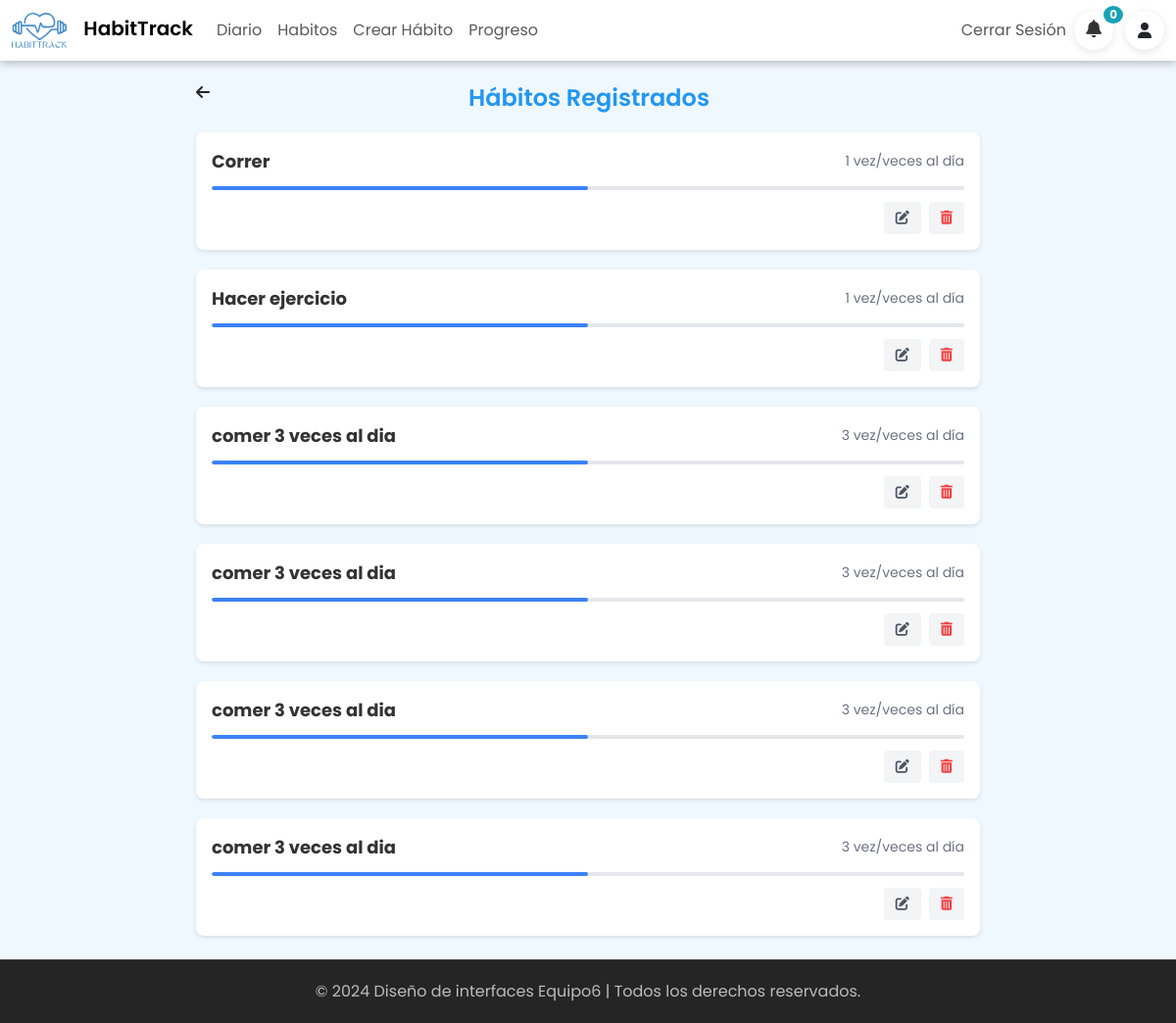
Page /lista_habitos/ (signed in) on the earlier database version.
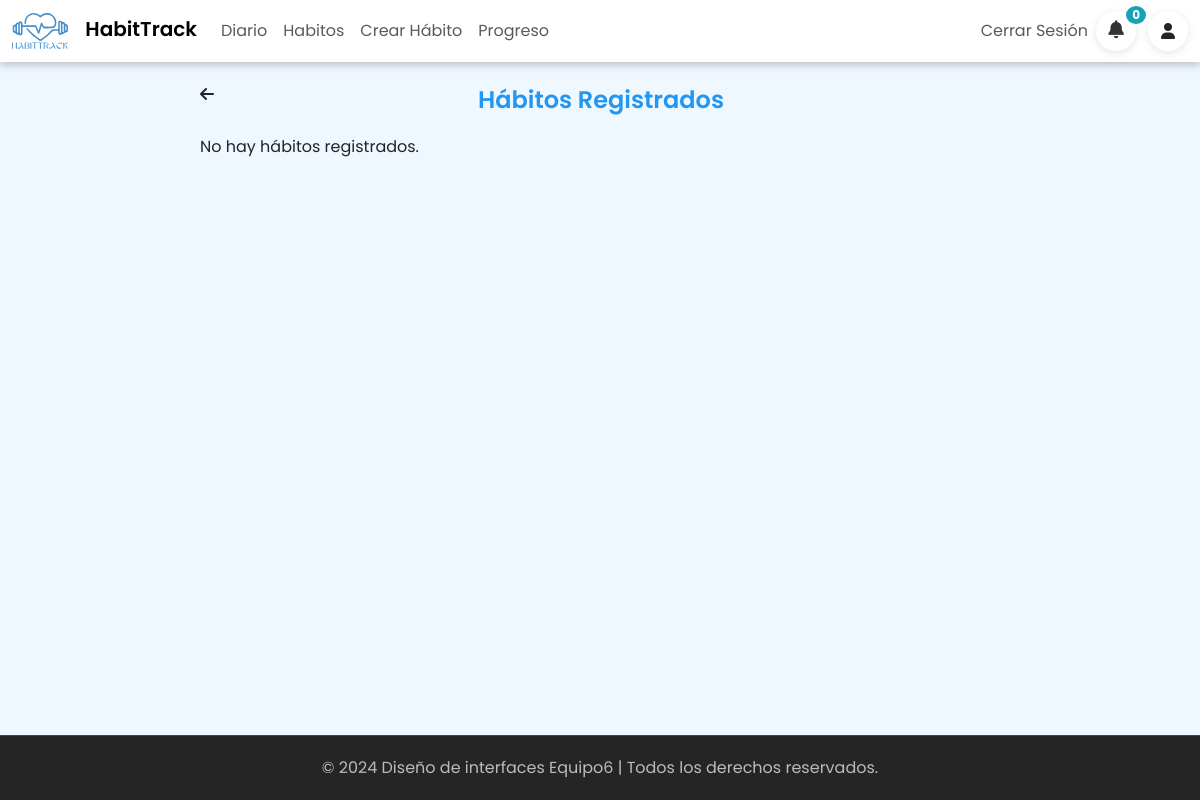
Same page on the later database version.
### mainapp/models.py (models this page shows, shortened)
class Habito(models.Model):
    id_habito = models.AutoField(primary_key=True)  # AUTO_INCREMENT y PRIMARY KEY
    id_usuario = models.ForeignKey('Usuario', on_delete=models.CASCADE)  # ForeignKey a Usuario
    id_objetivo = models.ForeignKey('Objetivo', on_delete=models.CASCADE)  # ForeignKey a Objetivo
    id_categoria = models.ForeignKey('Categoria', on_delete=models.CASCADE)  # ForeignKey a Categoria
    nombre = models.CharField(max_length=64)  # VARCHAR(64)
    descripcion = models.CharField(max_length=255, null=True, blank=True)  # VARCHAR(255) con DEFAULT NULL
    frecuencia = models.PositiveIntegerField(default=1)  # INT con DEFAULT 1
    titulo_recordatorio = models.CharField(max_length=64, default='No olvides que tienes un objetivo')  # VARCHAR(64) con DEFAULT
    mensaje_recordatorio = models.CharField(max_length=255, default='Recuerda que cada día se vuelve más fácil, lo dificil es hacerlo todos los días.')  # VARCHAR(255) con DEFAULT
    notificar = models.BooleanField(default=True)  # BOOLEAN con DEFAULT TRUE
    estatus = models.BooleanField(default=True)  # BOOLEAN con DEFAULT TRUE
    fecha_creacion = models.DateTimeField(auto_now_add=True)  # TIMESTAMP con DEFAULT current_timestamp()

### mainapp/views.py (the view)
def lista_habitos(request):
    usuario_contexto = get_usuario(request)
    usuario = usuario_contexto.get('usuario')
    if usuario is None:
        messages.error(request, 'Debes iniciar sesión para ver todos tus habitos')
        return redirect('login')
    habitos = Habito.objects.filter(id_usuario_id=usuario['id'])  # Recupera todos los hábitos de la base de datos
    return render(request, 'mainapp/lista_habitos.html', {'habitos': habitos})

### mainapp/context_processors.py (called while the page is built)
def get_usuario(request):
    usuario = None
    if 'usuario_id' in request.session:
        usuario = {
            'id': request.session.get('usuario_id'),
            'nombre': request.session.get('usuario_nombre'),
            'correo': request.session.get('usuario_correo'),
            'username': request.session.get('usuario_username'),
        }
    return {
        'usuario': usuario
    }

def obtener_notificaciones(request):
    usuario_contexto = get_usuario(request)
    usuario = usuario_contexto.get('usuario')
    if usuario:
        usuario = usuario['id']
        notificaciones = Notificacion.objects.filter(id_habito__id_usuario=usuario, estatus=False)
        notificaciones_no_leidas = notificaciones.count()
    else:
        notificaciones = []
        notificaciones_no_leidas = 0
    return {
        'notificaciones': notificaciones,
        'notificaciones_no_leidas': notificaciones_no_leidas,
    }

### mainapp/templates/mainapp/lista_habitos.html (shortened to what this page needs)
{% extends '../layouts/layout.html' %}
{% load static %}
 {% block content %}
    {% block styles %}
        <link rel="stylesheet" type="text/css" href="{% static 'css/lista_habitos.css' %}">
    {% endblock %}
    <div class="lista-habito-container">
        <div class="subtitle">
            <i class="fa-solid fa-arrow-left back" onclick="backPage()"></i>
            <h4>Hábitos Registrados</h4>
        </div>
        <div class="habits-container">
            {% for habito in habitos %}
            <div class="habit-card">
                <div class="habit-header">
                    <div class="habit-title">{{ habito.nombre }}</div>
                    <div class="habit-progress">{{ habito.frecuencia }} vez/veces al día</div>
                </div>
                <div class="progress-bar">
                    <div class="progress-bar-fill" style="width: 50%;"></div>
                </div>
                <div class="habit-actions">
                    <a href="{% url 'editar_habito' habito.id_habito %}" class="action-button edit-button">
                        <i class="fas fa-edit"></i>
                    </a>
                    <a href="{% url 'eliminar_habito' habito.id_habito %}" class="action-button delete-button" onclick="return confirm('¿Estás seguro de que deseas eliminar este hábito?');">
                        <i class="fas fa-trash-alt"></i>
                    </a>
                </div>
            </div>
            {% empty %}
            <p>No hay hábitos registrados.</p>
            {% endfor %}
        </div>
    </div>
{% endblock %}

### mainapp/templates/layouts/layout.html (shortened to what this page needs)
{% load static %}
<!DOCTYPE html>
<html lang="en">
<head>
    <link href="https://cdn.jsdelivr.net/npm/bootstrap@5.3.3/dist/css/bootstrap.min.css" rel="stylesheet">
    <link rel="stylesheet" type="text/css" href="{% static 'css/layout.css' %}">
    <link rel="stylesheet" href="https://cdnjs.cloudflare.com/ajax/libs/font-awesome/6.0.0-beta3/css/all.min.css">
</head>
<body>
  <nav class="navbar navbar-expand-lg navbar-light bg-light">
    <a class="navbar-brand" href="{% url 'inicio' %}">
        <img class="logo" src="{% static 'images/logo-habittrack.svg' %}">
        <span class="brand">HabitTrack</span>
    </a>
    <div class="collapse navbar-collapse" id="navbarNav">
      {% if usuario %}
        <ul class="navbar-nav">
          <li class="nav-item">
            <a class="nav-link" href="{% url 'diario' %}">Diario</a>
          </li>
          <li class="nav-item">
            <a class="nav-link" href="{% url 'lista_habitos' %}">Habitos</a>
          </li>
          <li class="nav-item">
            <a class="nav-link" href="{% url 'crear_habito' %}">Crear Hábito</a>
          </li>
          <li class="nav-item">
            <a class="nav-link" href="{% url 'progreso' %}">Progreso</a>
          </li>
        </ul>
      {% endif %}
      <ul class="navbar-nav ms-auto">
          {% if usuario %}
            <li class="nav-item">
                <a class="nav-link" href="{% url 'logout' %}">Cerrar Sesión</a>
            </li>
            <li>
              <div class="notification-icon" onclick="toggleNotificationPopup()">
                <div class="notification-bell">
                  <i class="fa fa-bell"></i>
                  <span class="notification-count badge badge-info" id="notification-count">
                      {% if notificaciones_no_leidas %}
                          {{ notificaciones_no_leidas }}
                      {% else %}
                          0
                      {% endif %}
                  </span>
                </div>
              </div>
            </li>
            <li>
              <div class="perfil-icon" onclick="editarPerfil()">
                <i class="fa-solid fa-user"></i></a>
              </div>
            </li>
          {% endif %}
      </ul>
    </div>
  </nav>
  <div class="container">
    <div class="content-wrapper">
      {% block content %}{% endblock %}
    </div>
  </div>
  <footer class="footer">
    <p>&copy; 2024 Diseño de interfaces Equipo6 | Todos los derechos reservados.</p>
  </footer>
</body>
</html>

### mainapp/static/css/layout.css (style rules this page uses)
body { font-family: "Poppins", sans-serif; background-color: aliceblue; display: flex; flex-direction: column; min-height: 100vh; margin: 0; }
.container { flex: 1; width: 100%; padding: 0; }
.logo { width: 80px; padding: 0px 12px; }
.brand { font-weight: 600; }
.navbar { background-color: #fff !important; box-shadow: rgba(0, 0, 0, 0.24) 0px 3px 8px !important; }
.notification-icon { position: relative; cursor: pointer; display: inline-flex; align-items: center; justify-content: center; width: 40px; height: 40px; background-color: #ffffff; border-radius: 50%; box-shadow: 0 2px 8px rgba(0, 0, 0, 0.1); }
.notification-icon .notification-bell i { font-size: 18px; color: #333; }
.notification-icon .notification-count { position: absolute; top: -5px; right: -5px; background-color: #007bff; color: #fff; border-radius: 50%; padding: 2px 6px; font-size: 12px; }
.notification-icon .fa-bell { font-size: 20px; color: #333; }
.notification-icon .badge { font-size: 12px; background-color: #17a2b8; color: #fff; border-radius: 50%; padding: 3px 6px; margin-left: 5px; position: absolute; top: -5px; right: -10px; }
.perfil-icon { margin-left: 12px; margin-right: 12px; position: relative; cursor: pointer; display: inline-flex; align-items: center; justify-content: center; width: 40px; height: 40px; background-color: #ffffff; border-radius: 50%; box-shadow: 0 2px 8px rgba(0, 0, 0, 0.1); }
.footer { background-color: #252525; padding: 20px; text-align: center; border-top: 1px solid #444; margin-top: auto; width: 100%; position: relative; }
.footer p { margin: 0; color: #bbb; }

### mainapp/static/css/lista_habitos.css (style rules this page uses)
.lista-habito-container { max-width: 800px; padding: 24px 0px; margin: 0 auto; }
.subtitle { display: flex; justify-content: space-between; margin-bottom: 12px; }
.subtitle .back { cursor: pointer; }
.subtitle h4 { color: #2196F3; font-weight: 600; }
.habits-container { display: flex; flex-direction: column; gap: 20px; }

Differences in the rows shown:
removed Habito: nombre "Correr", frecuencia "1"
removed Habito: nombre "Hacer ejercicio", frecuencia "1"
removed Habito: nombre "comer 3 veces al dia", frecuencia "3"
removed Habito: nombre "comer 3 veces al dia", frecuencia "3"
removed Habito: nombre "comer 3 veces al dia", frecuencia "3"
removed Habito: nombre "comer 3 veces al dia", frecuencia "3"
Other differences:
text now shown: "No hay hábitos registrados."
